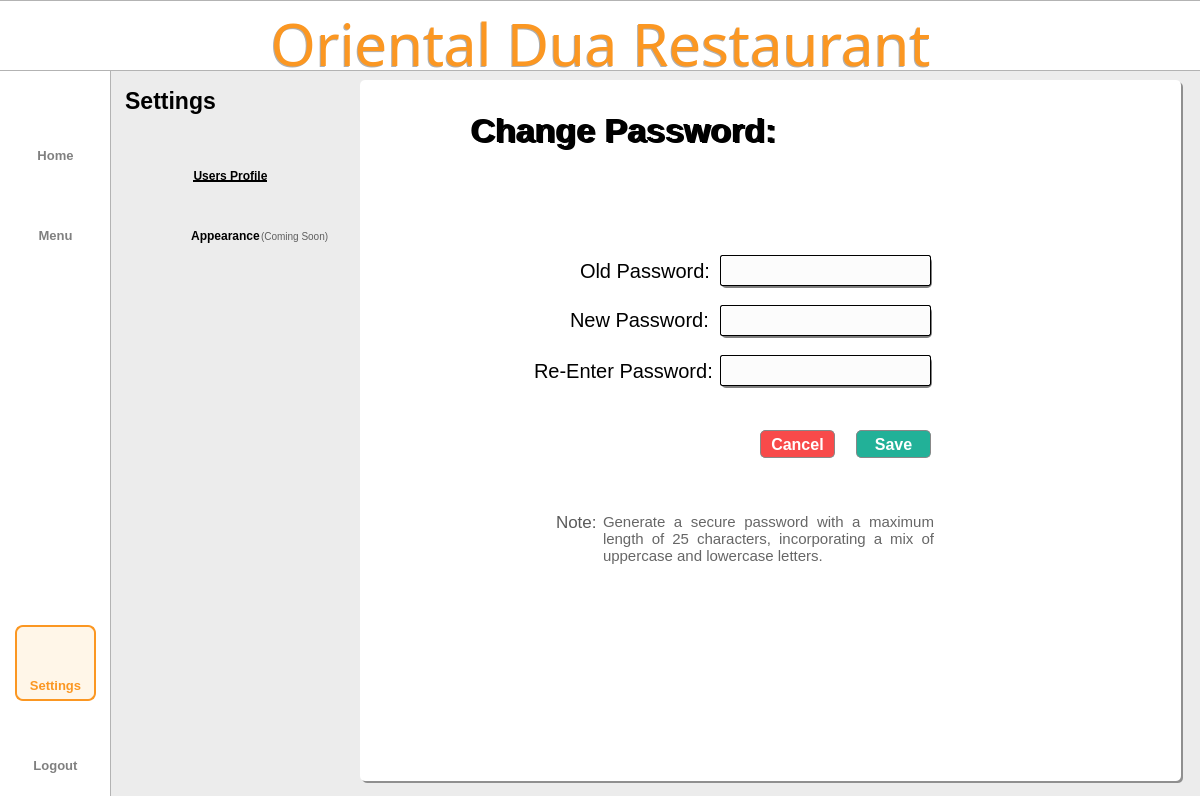
<?xml version="1.0" encoding="UTF-8"?>
<ui version="4.0">
 <class>Dialog</class>
 <widget class="QDialog" name="Dialog">
  <property name="geometry">
   <rect>
    <x>0</x>
    <y>0</y>
    <width>1200</width>
    <height>796</height>
   </rect>
  </property>
  <property name="windowTitle">
   <string>Dialog</string>
  </property>
  <widget class="QWidget" name="bgwidget" native="true">
   <property name="geometry">
    <rect>
     <x>0</x>
     <y>0</y>
     <width>1200</width>
     <height>800</height>
    </rect>
   </property>
   <property name="layoutDirection">
    <enum>Qt::LeftToRight</enum>
   </property>
   <property name="styleSheet">
    <string notr="true">QWidget#bgwidget{background-color: rgb(236, 236, 236);}

</string>
   </property>
   <widget class="QLabel" name="sidebar">
    <property name="geometry">
     <rect>
      <x>-10</x>
      <y>-10</y>
      <width>121</width>
      <height>891</height>
     </rect>
    </property>
    <property name="styleSheet">
     <string notr="true">background-color: rgb(255, 255, 255);
border: 1px solid rgba(0, 0, 0, 0.3);  </string>
    </property>
    <property name="text">
     <string/>
    </property>
   </widget>
   <widget class="QLabel" name="titlebar">
    <property name="geometry">
     <rect>
      <x>-2</x>
      <y>0</y>
      <width>1204</width>
      <height>71</height>
     </rect>
    </property>
    <property name="styleSheet">
     <string notr="true">background-color: rgb(255, 255, 255);
border: 1px solid rgba(0, 0, 0, 0.3);  </string>
    </property>
    <property name="text">
     <string/>
    </property>
   </widget>
   <widget class="QLabel" name="whitebg">
    <property name="geometry">
     <rect>
      <x>360</x>
      <y>80</y>
      <width>821</width>
      <height>701</height>
     </rect>
    </property>
    <property name="styleSheet">
     <string notr="true">background-color: rgb(255, 255, 255);
border-radius: 5px;  </string>
    </property>
    <property name="text">
     <string/>
    </property>
   </widget>
   <widget class="QLabel" name="title">
    <property name="geometry">
     <rect>
      <x>0</x>
      <y>10</y>
      <width>1201</width>
      <height>71</height>
     </rect>
    </property>
    <property name="styleSheet">
     <string notr="true">QLabel#title{
	color: #FB9722;
    font-family: Sacramento;
    font-size: 58px;
    font-weight: 400;
    padding-bottom: 5px;
    text-align: center;
}</string>
    </property>
    <property name="text">
     <string>Oriental Dua Restaurant</string>
    </property>
    <property name="alignment">
     <set>Qt::AlignCenter</set>
    </property>
    <property name="wordWrap">
     <bool>true</bool>
    </property>
   </widget>
   <widget class="QLabel" name="settings">
    <property name="geometry">
     <rect>
      <x>110</x>
      <y>80</y>
      <width>121</width>
      <height>41</height>
     </rect>
    </property>
    <property name="styleSheet">
     <string notr="true">QLabel#settings{
    color: #000000;
    font-family: 'Roboto';
    font-size: 23px;
    font-weight: 500;
}</string>
    </property>
    <property name="text">
     <string>Settings</string>
    </property>
    <property name="alignment">
     <set>Qt::AlignCenter</set>
    </property>
   </widget>
   <widget class="QLabel" name="userprofIcon">
    <property name="geometry">
     <rect>
      <x>140</x>
      <y>160</y>
      <width>35</width>
      <height>35</height>
     </rect>
    </property>
    <property name="styleSheet">
     <string notr="true"/>
    </property>
    <property name="text">
     <string/>
    </property>
    <property name="pixmap">
     <pixmap resource="../resource.qrc">:/icon/icons/user.png</pixmap>
    </property>
    <property name="scaledContents">
     <bool>true</bool>
    </property>
    <property name="alignment">
     <set>Qt::AlignCenter</set>
    </property>
   </widget>
   <widget class="QPushButton" name="logoutbtn">
    <property name="geometry">
     <rect>
      <x>15</x>
      <y>750</y>
      <width>81</width>
      <height>31</height>
     </rect>
    </property>
    <property name="styleSheet">
     <string notr="true">QPushButton{
    color: rgba(0,0,0, 0.5);
    font-family: 'Inter';
    font-size: 13px;
    font-weight: 500;
	border:none;
}

QPushButton:hover{
color: #FB9722;
border: 2px solid #FB9722;
border-radius: 8px;
background-color: rgba(255, 167, 25, 0.1);
}</string>
    </property>
    <property name="text">
     <string>Logout</string>
    </property>
   </widget>
   <widget class="QLabel" name="logoutIcon">
    <property name="geometry">
     <rect>
      <x>39</x>
      <y>715</y>
      <width>35</width>
      <height>35</height>
     </rect>
    </property>
    <property name="minimumSize">
     <size>
      <width>35</width>
      <height>35</height>
     </size>
    </property>
    <property name="maximumSize">
     <size>
      <width>35</width>
      <height>35</height>
     </size>
    </property>
    <property name="styleSheet">
     <string notr="true">QLabel#Pmanagementbtn{
    color: rgba(0,0,0, 0.5);
    font-family: 'Roboto';
    font-size: 11px;
    font-weight: 300;
}</string>
    </property>
    <property name="text">
     <string/>
    </property>
    <property name="pixmap">
     <pixmap resource="../resource.qrc">:/icon/icons/shutdown.png</pixmap>
    </property>
    <property name="scaledContents">
     <bool>true</bool>
    </property>
    <property name="alignment">
     <set>Qt::AlignCenter</set>
    </property>
   </widget>
   <widget class="QPushButton" name="userprofbtn">
    <property name="geometry">
     <rect>
      <x>180</x>
      <y>160</y>
      <width>101</width>
      <height>31</height>
     </rect>
    </property>
    <property name="styleSheet">
     <string notr="true">QPushButton{
    color: #000000;
    font-family: &quot;Roboto&quot;;
    font-size: 12px;
    font-weight: 500;
	border:none;
	text-decoration: underline;
}

</string>
    </property>
    <property name="text">
     <string>Users Profile</string>
    </property>
   </widget>
   <widget class="QLabel" name="myprofile">
    <property name="geometry">
     <rect>
      <x>470</x>
      <y>110</y>
      <width>341</width>
      <height>41</height>
     </rect>
    </property>
    <property name="styleSheet">
     <string notr="true">QLabel{
    color: #000000;
    font-family: 'Inter';
    font-size: 34px;
    font-weight: bold;
}</string>
    </property>
    <property name="text">
     <string>Change Password:</string>
    </property>
    <property name="alignment">
     <set>Qt::AlignLeading|Qt::AlignLeft|Qt::AlignVCenter</set>
    </property>
   </widget>
   <widget class="QLabel" name="appearanceIcon">
    <property name="geometry">
     <rect>
      <x>140</x>
      <y>220</y>
      <width>35</width>
      <height>35</height>
     </rect>
    </property>
    <property name="styleSheet">
     <string notr="true"/>
    </property>
    <property name="text">
     <string/>
    </property>
    <property name="pixmap">
     <pixmap resource="../resource.qrc">:/icon/icons/appearance.png</pixmap>
    </property>
    <property name="scaledContents">
     <bool>true</bool>
    </property>
    <property name="alignment">
     <set>Qt::AlignCenter</set>
    </property>
   </widget>
   <widget class="QPushButton" name="appearancebtn">
    <property name="geometry">
     <rect>
      <x>180</x>
      <y>220</y>
      <width>91</width>
      <height>31</height>
     </rect>
    </property>
    <property name="styleSheet">
     <string notr="true">QPushButton{
    color: #000000;
    font-family: &quot;Roboto&quot;;
    font-size: 12px;
    font-weight: 500;
	border:none;
}

QPushButton:hover{text-decoration: underline;}</string>
    </property>
    <property name="text">
     <string>Appearance</string>
    </property>
   </widget>
   <widget class="QLabel" name="label_3">
    <property name="geometry">
     <rect>
      <x>580</x>
      <y>260</y>
      <width>131</width>
      <height>21</height>
     </rect>
    </property>
    <property name="styleSheet">
     <string notr="true">QLabel{
    color: #000000;
    font-family: &quot;Roboto&quot;;
    font-size: 20px;
    font-weight: 400;

}</string>
    </property>
    <property name="text">
     <string>Old Password:</string>
    </property>
    <property name="alignment">
     <set>Qt::AlignLeading|Qt::AlignLeft|Qt::AlignVCenter</set>
    </property>
   </widget>
   <widget class="QLabel" name="label_4">
    <property name="geometry">
     <rect>
      <x>570</x>
      <y>309</y>
      <width>151</width>
      <height>21</height>
     </rect>
    </property>
    <property name="styleSheet">
     <string notr="true">QLabel{
    color: #000000;
    font-family: &quot;Roboto&quot;;
    font-size: 20px;
    font-weight: 400;
}</string>
    </property>
    <property name="text">
     <string>New Password:</string>
    </property>
    <property name="alignment">
     <set>Qt::AlignLeading|Qt::AlignLeft|Qt::AlignVCenter</set>
    </property>
   </widget>
   <widget class="QLineEdit" name="old_passwordfield">
    <property name="geometry">
     <rect>
      <x>720</x>
      <y>255</y>
      <width>211</width>
      <height>31</height>
     </rect>
    </property>
    <property name="styleSheet">
     <string notr="true">QLineEdit{
border: 1px solid rgba(0, 0, 0, 1); 
border-radius: 2px;
background-color: rgb(252, 252, 252);
padding-left: 5px;
padding-right: 25px;
font-family: &quot;Roboto&quot;;
font-size: 19px;
font-weight: 400;
}</string>
    </property>
    <property name="echoMode">
     <enum>QLineEdit::Password</enum>
    </property>
    <property name="readOnly">
     <bool>false</bool>
    </property>
   </widget>
   <widget class="QLabel" name="menuIcon">
    <property name="geometry">
     <rect>
      <x>40</x>
      <y>190</y>
      <width>30</width>
      <height>30</height>
     </rect>
    </property>
    <property name="minimumSize">
     <size>
      <width>30</width>
      <height>30</height>
     </size>
    </property>
    <property name="maximumSize">
     <size>
      <width>35</width>
      <height>35</height>
     </size>
    </property>
    <property name="styleSheet">
     <string notr="true">QLabel#Pmanagementbtn{
    color: rgba(0,0,0, 0.5);
    font-family: 'Roboto';
    font-size: 11px;
    font-weight: 300;
}</string>
    </property>
    <property name="text">
     <string/>
    </property>
    <property name="pixmap">
     <pixmap resource="../resource.qrc">:/icon/icons/menu.png</pixmap>
    </property>
    <property name="scaledContents">
     <bool>true</bool>
    </property>
    <property name="alignment">
     <set>Qt::AlignCenter</set>
    </property>
   </widget>
   <widget class="QLabel" name="homeIcon">
    <property name="geometry">
     <rect>
      <x>40</x>
      <y>110</y>
      <width>30</width>
      <height>30</height>
     </rect>
    </property>
    <property name="minimumSize">
     <size>
      <width>30</width>
      <height>30</height>
     </size>
    </property>
    <property name="maximumSize">
     <size>
      <width>35</width>
      <height>35</height>
     </size>
    </property>
    <property name="styleSheet">
     <string notr="true">QLabel#Pmanagementbtn{
    color: rgba(0,0,0, 0.5);
    font-family: 'Roboto';
    font-size: 11px;
    font-weight: 300;
}</string>
    </property>
    <property name="text">
     <string/>
    </property>
    <property name="pixmap">
     <pixmap resource="../resource.qrc">:/icon/icons/home.png</pixmap>
    </property>
    <property name="scaledContents">
     <bool>true</bool>
    </property>
    <property name="alignment">
     <set>Qt::AlignCenter</set>
    </property>
   </widget>
   <widget class="QPushButton" name="homebtn">
    <property name="geometry">
     <rect>
      <x>15</x>
      <y>140</y>
      <width>81</width>
      <height>31</height>
     </rect>
    </property>
    <property name="styleSheet">
     <string notr="true">QPushButton{
    color: rgba(0,0,0, 0.5);
    font-family: 'Inter';
    font-size: 13px;
    font-weight: 500;
	border:none;
}

QPushButton:hover{
color: #FB9722;
border: 2px solid #FB9722;
border-radius: 8px;
background-color: rgba(255, 167, 25, 0.1);
}</string>
    </property>
    <property name="text">
     <string>Home</string>
    </property>
   </widget>
   <widget class="QPushButton" name="menubtn">
    <property name="geometry">
     <rect>
      <x>15</x>
      <y>220</y>
      <width>81</width>
      <height>31</height>
     </rect>
    </property>
    <property name="styleSheet">
     <string notr="true">QPushButton{
    color: rgba(0,0,0, 0.5);
    font-family: 'Inter';
    font-size: 13px;
    font-weight: 500;
	border:none;
}

QPushButton:hover{
color: #FB9722;
border: 2px solid #FB9722;
border-radius: 8px;
background-color: rgba(255, 167, 25, 0.1);
}</string>
    </property>
    <property name="text">
     <string>Menu</string>
    </property>
   </widget>
   <widget class="QLabel" name="settingIcon">
    <property name="geometry">
     <rect>
      <x>39</x>
      <y>634</y>
      <width>35</width>
      <height>35</height>
     </rect>
    </property>
    <property name="minimumSize">
     <size>
      <width>35</width>
      <height>35</height>
     </size>
    </property>
    <property name="maximumSize">
     <size>
      <width>35</width>
      <height>35</height>
     </size>
    </property>
    <property name="styleSheet">
     <string notr="true">QLabel#Pmanagementbtn{
    color: rgba(0,0,0, 0.5);
    font-family: 'Roboto';
    font-size: 11px;
    font-weight: 300;
}</string>
    </property>
    <property name="text">
     <string/>
    </property>
    <property name="pixmap">
     <pixmap resource="../resource.qrc">:/icon/icons/settings2.png</pixmap>
    </property>
    <property name="scaledContents">
     <bool>true</bool>
    </property>
    <property name="alignment">
     <set>Qt::AlignCenter</set>
    </property>
   </widget>
   <widget class="QLabel" name="label_5">
    <property name="geometry">
     <rect>
      <x>15</x>
      <y>625</y>
      <width>81</width>
      <height>76</height>
     </rect>
    </property>
    <property name="styleSheet">
     <string notr="true">QLabel{
	background-color: rgba(255, 167, 25, 0.1);
	border: 2px solid #FB9722;
	border-radius: 8px;
}</string>
    </property>
    <property name="text">
     <string/>
    </property>
   </widget>
   <widget class="QPushButton" name="settingsbtn">
    <property name="geometry">
     <rect>
      <x>15</x>
      <y>670</y>
      <width>81</width>
      <height>31</height>
     </rect>
    </property>
    <property name="styleSheet">
     <string notr="true">QPushButton{
    color: #FB9722;;
    font-family: 'Inter';
    font-size: 13px;
    font-weight: 500;
	border:none;
}
</string>
    </property>
    <property name="text">
     <string>Settings</string>
    </property>
   </widget>
   <widget class="QLabel" name="whitebg_2">
    <property name="geometry">
     <rect>
      <x>362</x>
      <y>82</y>
      <width>821</width>
      <height>701</height>
     </rect>
    </property>
    <property name="styleSheet">
     <string notr="true">background-color: rgba(0, 0, 0, 100);
border-radius: 5px;  </string>
    </property>
    <property name="text">
     <string/>
    </property>
   </widget>
   <widget class="QLabel" name="myprofileshadow">
    <property name="geometry">
     <rect>
      <x>472</x>
      <y>111</y>
      <width>461</width>
      <height>41</height>
     </rect>
    </property>
    <property name="styleSheet">
     <string notr="true">QLabel{
    color:rgba(0,0,0, .4);
    font-family: 'Inter';
    font-size: 34px;
    font-weight: bold;
}</string>
    </property>
    <property name="text">
     <string>Change Password:</string>
    </property>
    <property name="alignment">
     <set>Qt::AlignLeading|Qt::AlignLeft|Qt::AlignVCenter</set>
    </property>
   </widget>
   <widget class="QLabel" name="title_3">
    <property name="geometry">
     <rect>
      <x>-1</x>
      <y>11</y>
      <width>1201</width>
      <height>71</height>
     </rect>
    </property>
    <property name="styleSheet">
     <string notr="true">QLabel{
color: rgba(0, 0, 0, 80);
    font-family: Sacramento;
    font-size: 58px;
    font-weight: 400;
    padding-bottom: 5px;
    text-align: center;
}
</string>
    </property>
    <property name="text">
     <string>Oriental Dua Restaurant</string>
    </property>
    <property name="alignment">
     <set>Qt::AlignCenter</set>
    </property>
    <property name="wordWrap">
     <bool>true</bool>
    </property>
   </widget>
   <widget class="QLabel" name="profileimg">
    <property name="geometry">
     <rect>
      <x>390</x>
      <y>100</y>
      <width>71</width>
      <height>71</height>
     </rect>
    </property>
    <property name="styleSheet">
     <string notr="true">QLabel{
    color: #000000;
    font-family: 'Inter';
    font-size: 34px;
    font-weight: bold;
}</string>
    </property>
    <property name="text">
     <string/>
    </property>
    <property name="pixmap">
     <pixmap resource="../resource.qrc">:/icon/icons/cresume.png</pixmap>
    </property>
    <property name="scaledContents">
     <bool>true</bool>
    </property>
    <property name="alignment">
     <set>Qt::AlignCenter</set>
    </property>
   </widget>
   <widget class="QLabel" name="label_6">
    <property name="geometry">
     <rect>
      <x>534</x>
      <y>360</y>
      <width>181</width>
      <height>21</height>
     </rect>
    </property>
    <property name="styleSheet">
     <string notr="true">QLabel{
    color: #000000;
    font-family: &quot;Roboto&quot;;
    font-size: 20px;
    font-weight: 400;

}</string>
    </property>
    <property name="text">
     <string>Re-Enter Password:</string>
    </property>
    <property name="alignment">
     <set>Qt::AlignLeading|Qt::AlignLeft|Qt::AlignVCenter</set>
    </property>
   </widget>
   <widget class="QLineEdit" name="new_passwordfield">
    <property name="geometry">
     <rect>
      <x>720</x>
      <y>305</y>
      <width>211</width>
      <height>31</height>
     </rect>
    </property>
    <property name="styleSheet">
     <string notr="true">QLineEdit{
border: 1px solid rgba(0, 0, 0, 1); 
border-radius: 2px;
background-color: rgb(252, 252, 252);
padding-left: 5px;
padding-right: 25px;
font-family: &quot;Roboto&quot;;
font-size: 19px;
font-weight: 400;
}</string>
    </property>
    <property name="frame">
     <bool>true</bool>
    </property>
    <property name="echoMode">
     <enum>QLineEdit::Password</enum>
    </property>
    <property name="readOnly">
     <bool>false</bool>
    </property>
   </widget>
   <widget class="QLineEdit" name="re_passwordfield">
    <property name="geometry">
     <rect>
      <x>720</x>
      <y>355</y>
      <width>211</width>
      <height>31</height>
     </rect>
    </property>
    <property name="styleSheet">
     <string notr="true">QLineEdit{
border: 1px solid rgba(0, 0, 0, 1); 
border-radius: 2px;
background-color: rgb(252, 252, 252);
padding-left: 5px;
padding-right: 25px;
font-family: &quot;Roboto&quot;;
font-size: 19px;
font-weight: 400;
}</string>
    </property>
    <property name="echoMode">
     <enum>QLineEdit::Password</enum>
    </property>
    <property name="readOnly">
     <bool>false</bool>
    </property>
   </widget>
   <widget class="QLabel" name="label_11">
    <property name="geometry">
     <rect>
      <x>721</x>
      <y>307</y>
      <width>211</width>
      <height>31</height>
     </rect>
    </property>
    <property name="styleSheet">
     <string notr="true">	border-radius: 5px;
    background-color: rgba(0, 0, 0, 0.5);
</string>
    </property>
    <property name="text">
     <string/>
    </property>
   </widget>
   <widget class="QLabel" name="label_12">
    <property name="geometry">
     <rect>
      <x>721</x>
      <y>257</y>
      <width>211</width>
      <height>31</height>
     </rect>
    </property>
    <property name="styleSheet">
     <string notr="true">	border-radius: 5px;
    background-color: rgba(0, 0, 0, 0.5);
</string>
    </property>
    <property name="text">
     <string/>
    </property>
   </widget>
   <widget class="QLabel" name="label_13">
    <property name="geometry">
     <rect>
      <x>721</x>
      <y>357</y>
      <width>211</width>
      <height>31</height>
     </rect>
    </property>
    <property name="styleSheet">
     <string notr="true">	border-radius: 5px;
    background-color: rgba(0, 0, 0, 0.5);
</string>
    </property>
    <property name="text">
     <string/>
    </property>
   </widget>
   <widget class="QLabel" name="label_7">
    <property name="geometry">
     <rect>
      <x>556</x>
      <y>511</y>
      <width>51</width>
      <height>21</height>
     </rect>
    </property>
    <property name="styleSheet">
     <string notr="true">QLabel{
   
	color: rgba(0, 0, 0, 0.65);
    font-family: &quot;Roboto&quot;;
    font-size: 17px;
    font-weight: 400;

}</string>
    </property>
    <property name="text">
     <string>Note:</string>
    </property>
    <property name="alignment">
     <set>Qt::AlignLeading|Qt::AlignLeft|Qt::AlignVCenter</set>
    </property>
   </widget>
   <widget class="QLabel" name="label_8">
    <property name="geometry">
     <rect>
      <x>603</x>
      <y>513</y>
      <width>331</width>
      <height>110</height>
     </rect>
    </property>
    <property name="styleSheet">
     <string notr="true">QLabel{
   
	color: rgba(0, 0, 0, 0.6);
    font-family: &quot;Inter&quot;;
    font-size: 15px;
    font-weight: 350;

}</string>
    </property>
    <property name="text">
     <string>Generate a secure password with a maximum length of 25 characters, incorporating a mix of uppercase and lowercase letters.</string>
    </property>
    <property name="alignment">
     <set>Qt::AlignJustify|Qt::AlignTop</set>
    </property>
    <property name="wordWrap">
     <bool>true</bool>
    </property>
   </widget>
   <widget class="QPushButton" name="savebtn">
    <property name="geometry">
     <rect>
      <x>856</x>
      <y>430</y>
      <width>75</width>
      <height>28</height>
     </rect>
    </property>
    <property name="styleSheet">
     <string notr="true">QPushButton{
	color: #FFFFFF;
    background-color: #22B198;
    border: 1px solid #888888;
    border-radius: 5px;
	font-family: 'Inter';
    font-size: 16px;
    font-weight: 500;
}
QPushButton:hover {
	
	background-color: rgb(39, 206, 176);
}

QPushButton:pressed {
  background-color: #22B198;
}</string>
    </property>
    <property name="text">
     <string>Save</string>
    </property>
   </widget>
   <widget class="QPushButton" name="cancelbtn">
    <property name="geometry">
     <rect>
      <x>760</x>
      <y>430</y>
      <width>75</width>
      <height>28</height>
     </rect>
    </property>
    <property name="styleSheet">
     <string notr="true">QPushButton{
	color: #FFFFFF;
    background-color: #F84A4A;
    border: 1px solid #888888;
    border-radius: 5px;
	font-family: 'Inter';
    font-size: 16px;
    font-weight: 500;
}
QPushButton:hover {
	
	background-color: rgb(255, 93, 93);
}

QPushButton:pressed {

  background-color: #F84A4A;
}</string>
    </property>
    <property name="text">
     <string>Cancel</string>
    </property>
   </widget>
   <widget class="QLabel" name="label_14">
    <property name="geometry">
     <rect>
      <x>860</x>
      <y>433</y>
      <width>71</width>
      <height>28</height>
     </rect>
    </property>
    <property name="styleSheet">
     <string notr="true">	border-radius: 5px;
    background-color: rgba(0, 0, 0, .15);
</string>
    </property>
    <property name="text">
     <string/>
    </property>
   </widget>
   <widget class="QLabel" name="label_15">
    <property name="geometry">
     <rect>
      <x>765</x>
      <y>433</y>
      <width>71</width>
      <height>28</height>
     </rect>
    </property>
    <property name="styleSheet">
     <string notr="true">	border-radius: 5px;
    background-color: rgba(0, 0, 0, .15);

</string>
    </property>
    <property name="text">
     <string/>
    </property>
   </widget>
   <widget class="QLabel" name="error">
    <property name="geometry">
     <rect>
      <x>719</x>
      <y>390</y>
      <width>281</width>
      <height>31</height>
     </rect>
    </property>
    <property name="styleSheet">
     <string notr="true">font-family:'Roboto';
font-size:14px;
font-weight:400;
color: rgb(255, 0, 0);</string>
    </property>
    <property name="text">
     <string/>
    </property>
    <property name="alignment">
     <set>Qt::AlignLeading|Qt::AlignLeft|Qt::AlignTop</set>
    </property>
    <property name="wordWrap">
     <bool>true</bool>
    </property>
   </widget>
   <widget class="QLabel" name="label_9">
    <property name="geometry">
     <rect>
      <x>261</x>
      <y>230</y>
      <width>81</width>
      <height>16</height>
     </rect>
    </property>
    <property name="styleSheet">
     <string notr="true">QLabel{
   
	color: rgba(0, 0, 0, 0.6);
    font-family: &quot;Roboto&quot;;
    font-size: 10px;
    font-weight: 400;

}</string>
    </property>
    <property name="text">
     <string>(Coming Soon)</string>
    </property>
    <property name="alignment">
     <set>Qt::AlignLeading|Qt::AlignLeft|Qt::AlignTop</set>
    </property>
    <property name="wordWrap">
     <bool>false</bool>
    </property>
   </widget>
   <widget class="QPushButton" name="editbtn">
    <property name="geometry">
     <rect>
      <x>906</x>
      <y>260</y>
      <width>21</width>
      <height>21</height>
     </rect>
    </property>
    <property name="styleSheet">
     <string notr="true">border:none;</string>
    </property>
    <property name="text">
     <string/>
    </property>
    <property name="iconSize">
     <size>
      <width>35</width>
      <height>35</height>
     </size>
    </property>
   </widget>
   <widget class="QLabel" name="viewpassword">
    <property name="geometry">
     <rect>
      <x>906</x>
      <y>260</y>
      <width>21</width>
      <height>21</height>
     </rect>
    </property>
    <property name="styleSheet">
     <string notr="true">QLabel{
    color: #000000;
    font-family: 'Inter';
    font-size: 34px;
    font-weight: bold;
}</string>
    </property>
    <property name="text">
     <string/>
    </property>
    <property name="pixmap">
     <pixmap resource="../resource.qrc">:/icon/icons/view.png</pixmap>
    </property>
    <property name="scaledContents">
     <bool>true</bool>
    </property>
    <property name="alignment">
     <set>Qt::AlignCenter</set>
    </property>
   </widget>
   <zorder>whitebg_2</zorder>
   <zorder>sidebar</zorder>
   <zorder>titlebar</zorder>
   <zorder>whitebg</zorder>
   <zorder>settings</zorder>
   <zorder>userprofIcon</zorder>
   <zorder>logoutbtn</zorder>
   <zorder>logoutIcon</zorder>
   <zorder>userprofbtn</zorder>
   <zorder>appearanceIcon</zorder>
   <zorder>appearancebtn</zorder>
   <zorder>label_3</zorder>
   <zorder>label_4</zorder>
   <zorder>menuIcon</zorder>
   <zorder>homeIcon</zorder>
   <zorder>homebtn</zorder>
   <zorder>menubtn</zorder>
   <zorder>label_5</zorder>
   <zorder>settingIcon</zorder>
   <zorder>settingsbtn</zorder>
   <zorder>myprofileshadow</zorder>
   <zorder>myprofile</zorder>
   <zorder>title_3</zorder>
   <zorder>title</zorder>
   <zorder>profileimg</zorder>
   <zorder>label_6</zorder>
   <zorder>label_11</zorder>
   <zorder>label_12</zorder>
   <zorder>label_13</zorder>
   <zorder>re_passwordfield</zorder>
   <zorder>old_passwordfield</zorder>
   <zorder>new_passwordfield</zorder>
   <zorder>label_7</zorder>
   <zorder>label_8</zorder>
   <zorder>label_14</zorder>
   <zorder>label_15</zorder>
   <zorder>cancelbtn</zorder>
   <zorder>savebtn</zorder>
   <zorder>error</zorder>
   <zorder>label_9</zorder>
   <zorder>viewpassword</zorder>
   <zorder>editbtn</zorder>
  </widget>
 </widget>
 <resources>
  <include location="../resource.qrc"/>
 </resources>
 <connections/>
</ui>
